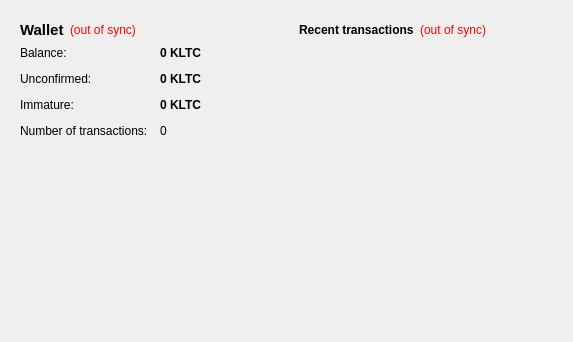
<?xml version="1.0" encoding="UTF-8"?>
<ui version="4.0">
 <class>OverviewPage</class>
 <widget class="QWidget" name="OverviewPage">
  <property name="geometry">
   <rect>
    <x>0</x>
    <y>0</y>
    <width>573</width>
    <height>342</height>
   </rect>
  </property>
  <property name="windowTitle">
   <string>Form</string>
  </property>
  <layout class="QHBoxLayout" name="horizontalLayout" stretch="1,1">
   <item>
    <layout class="QVBoxLayout" name="verticalLayout_2">
     <item>
      <widget class="QFrame" name="frame">
       <property name="frameShape">
        <enum>QFrame::NoFrame</enum>
       </property>
       <property name="frameShadow">
        <enum>QFrame::Raised</enum>
       </property>
       <layout class="QVBoxLayout" name="verticalLayout_4">
        <item>
         <layout class="QHBoxLayout" name="horizontalLayout_4">
          <item>
           <widget class="QLabel" name="label_5">
            <property name="font">
             <font>
              <pointsize>11</pointsize>
              <weight>75</weight>
              <bold>true</bold>
             </font>
            </property>
            <property name="text">
             <string>Wallet</string>
            </property>
           </widget>
          </item>
          <item>
           <widget class="QLabel" name="labelWalletStatus">
            <property name="toolTip">
             <string>The displayed information may be out of date. Your wallet automatically synchronizes with the KatersLTC network after a connection is established, but this process has not completed yet.</string>
            </property>
            <property name="styleSheet">
             <string notr="true">QLabel { color: red; }</string>
            </property>
            <property name="text">
             <string notr="true">(out of sync)</string>
            </property>
            <property name="alignment">
             <set>Qt::AlignLeading|Qt::AlignLeft|Qt::AlignVCenter</set>
            </property>
           </widget>
          </item>
          <item>
           <spacer name="horizontalSpacer_2">
            <property name="orientation">
             <enum>Qt::Horizontal</enum>
            </property>
            <property name="sizeHint" stdset="0">
             <size>
              <width>40</width>
              <height>20</height>
             </size>
            </property>
           </spacer>
          </item>
         </layout>
        </item>
        <item>
         <layout class="QFormLayout" name="formLayout_2">
          <property name="fieldGrowthPolicy">
           <enum>QFormLayout::AllNonFixedFieldsGrow</enum>
          </property>
          <property name="horizontalSpacing">
           <number>12</number>
          </property>
          <property name="verticalSpacing">
           <number>12</number>
          </property>
          <item row="0" column="0">
           <widget class="QLabel" name="label">
            <property name="text">
             <string>Balance:</string>
            </property>
           </widget>
          </item>
          <item row="0" column="1">
           <widget class="QLabel" name="labelBalance">
            <property name="font">
             <font>
              <weight>75</weight>
              <bold>true</bold>
             </font>
            </property>
            <property name="cursor">
             <cursorShape>IBeamCursor</cursorShape>
            </property>
            <property name="toolTip">
             <string>Your current balance</string>
            </property>
            <property name="text">
             <string notr="true">0 KLTC</string>
            </property>
            <property name="textInteractionFlags">
             <set>Qt::LinksAccessibleByMouse|Qt::TextSelectableByKeyboard|Qt::TextSelectableByMouse</set>
            </property>
           </widget>
          </item>
          <item row="1" column="0">
           <widget class="QLabel" name="label_3">
            <property name="text">
             <string>Unconfirmed:</string>
            </property>
           </widget>
          </item>
          <item row="1" column="1">
           <widget class="QLabel" name="labelUnconfirmed">
            <property name="font">
             <font>
              <weight>75</weight>
              <bold>true</bold>
             </font>
            </property>
            <property name="cursor">
             <cursorShape>IBeamCursor</cursorShape>
            </property>
            <property name="toolTip">
             <string>Total of transactions that have yet to be confirmed, and do not yet count toward the current balance</string>
            </property>
            <property name="text">
             <string notr="true">0 KLTC</string>
            </property>
            <property name="textInteractionFlags">
             <set>Qt::LinksAccessibleByMouse|Qt::TextSelectableByKeyboard|Qt::TextSelectableByMouse</set>
            </property>
           </widget>
          </item>
          <item row="3" column="0">
           <widget class="QLabel" name="label_2">
            <property name="text">
             <string>Number of transactions:</string>
            </property>
           </widget>
          </item>
          <item row="3" column="1">
           <widget class="QLabel" name="labelNumTransactions">
            <property name="toolTip">
             <string>Total number of transactions in wallet</string>
            </property>
            <property name="text">
             <string notr="true">0</string>
            </property>
           </widget>
          </item>
          <item row="2" column="0">
           <widget class="QLabel" name="labelImmatureText">
            <property name="text">
             <string>Immature:</string>
            </property>
           </widget>
          </item>
          <item row="2" column="1">
           <widget class="QLabel" name="labelImmature">
            <property name="font">
             <font>
              <weight>75</weight>
              <bold>true</bold>
             </font>
            </property>
            <property name="toolTip">
             <string>Mined balance that has not yet matured</string>
            </property>
            <property name="text">
             <string notr="true">0 KLTC</string>
            </property>
            <property name="textInteractionFlags">
             <set>Qt::LinksAccessibleByMouse|Qt::TextSelectableByKeyboard|Qt::TextSelectableByMouse</set>
            </property>
           </widget>
          </item>
         </layout>
        </item>
       </layout>
      </widget>
     </item>
     <item>
      <spacer name="verticalSpacer">
       <property name="orientation">
        <enum>Qt::Vertical</enum>
       </property>
       <property name="sizeHint" stdset="0">
        <size>
         <width>20</width>
         <height>40</height>
        </size>
       </property>
      </spacer>
     </item>
     <item>
      <widget class="QLabel" name="label">
       <property name="text">
        <string/>
       </property>
       <property name="pixmap">
        <pixmap resource="../bitcoin.qrc">:/images/wallet_bgcoin</pixmap>
       </property>
       <property name="scaledContents">
        <bool>false</bool>
       </property>
       <property name="alignment">
        <set>Qt::AlignCenter</set>
       </property>
       <property name="margin">
        <number>-2</number>
       </property>
      </widget>
     </item>
     <item>
      <widget class="QLabel" name="label_6">
       <property name="text">
        <string/>
       </property>
      </widget>
     </item>
    </layout>
   </item>
   <item>
    <layout class="QVBoxLayout" name="verticalLayout_3">
     <item>
      <widget class="QFrame" name="frame_2">
       <property name="frameShape">
        <enum>QFrame::NoFrame</enum>
       </property>
       <layout class="QVBoxLayout" name="verticalLayout">
        <item>
         <layout class="QHBoxLayout" name="horizontalLayout_2">
          <item>
           <widget class="QLabel" name="label_4">
            <property name="text">
             <string>&lt;b&gt;Recent transactions&lt;/b&gt;</string>
            </property>
           </widget>
          </item>
          <item>
           <widget class="QLabel" name="labelTransactionsStatus">
            <property name="toolTip">
             <string>The displayed information may be out of date. Your wallet automatically synchronizes with the KatersLTC network after a connection is established, but this process has not completed yet.</string>
            </property>
            <property name="styleSheet">
             <string notr="true">QLabel { color: red; }</string>
            </property>
            <property name="text">
             <string notr="true">(out of sync)</string>
            </property>
            <property name="alignment">
             <set>Qt::AlignRight|Qt::AlignTrailing|Qt::AlignVCenter</set>
            </property>
           </widget>
          </item>
          <item>
           <spacer name="horizontalSpacer">
            <property name="orientation">
             <enum>Qt::Horizontal</enum>
            </property>
            <property name="sizeHint" stdset="0">
             <size>
              <width>40</width>
              <height>20</height>
             </size>
            </property>
           </spacer>
          </item>
         </layout>
        </item>
        <item>
         <widget class="QListView" name="listTransactions">
          <property name="styleSheet">
           <string notr="true">QListView { background: transparent; }</string>
          </property>
          <property name="frameShape">
           <enum>QFrame::NoFrame</enum>
          </property>
          <property name="verticalScrollBarPolicy">
           <enum>Qt::ScrollBarAlwaysOff</enum>
          </property>
          <property name="horizontalScrollBarPolicy">
           <enum>Qt::ScrollBarAlwaysOff</enum>
          </property>
          <property name="selectionMode">
           <enum>QAbstractItemView::NoSelection</enum>
          </property>
         </widget>
        </item>
       </layout>
      </widget>
     </item>
     <item>
      <spacer name="verticalSpacer_2">
       <property name="orientation">
        <enum>Qt::Vertical</enum>
       </property>
       <property name="sizeHint" stdset="0">
        <size>
         <width>20</width>
         <height>40</height>
        </size>
       </property>
      </spacer>
     </item>
    </layout>
   </item>
  </layout>
 </widget>
 <resources>
  <include location="../bitcoin.qrc"/>
 </resources>
 <connections/>
</ui>
